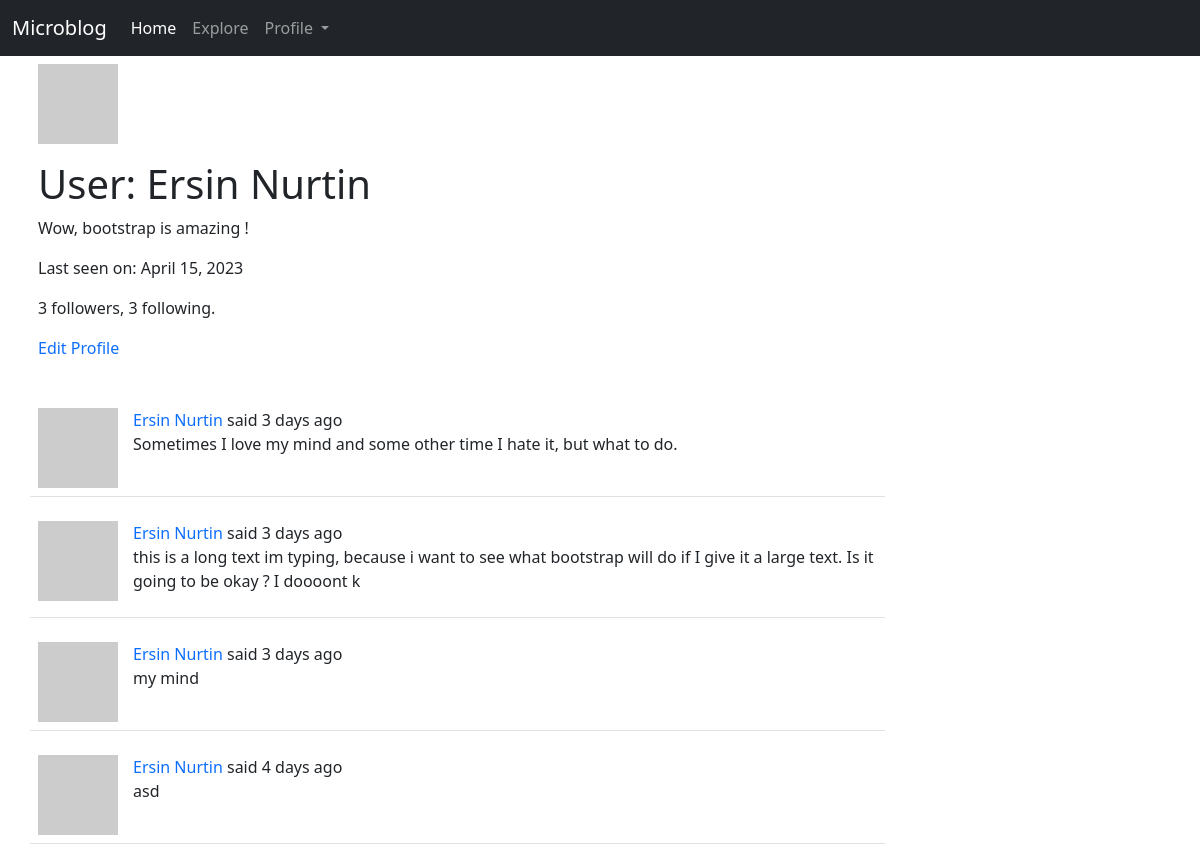
The page /user/Ersin Nurtin (signed in, upper part) on the database as committed earlier.
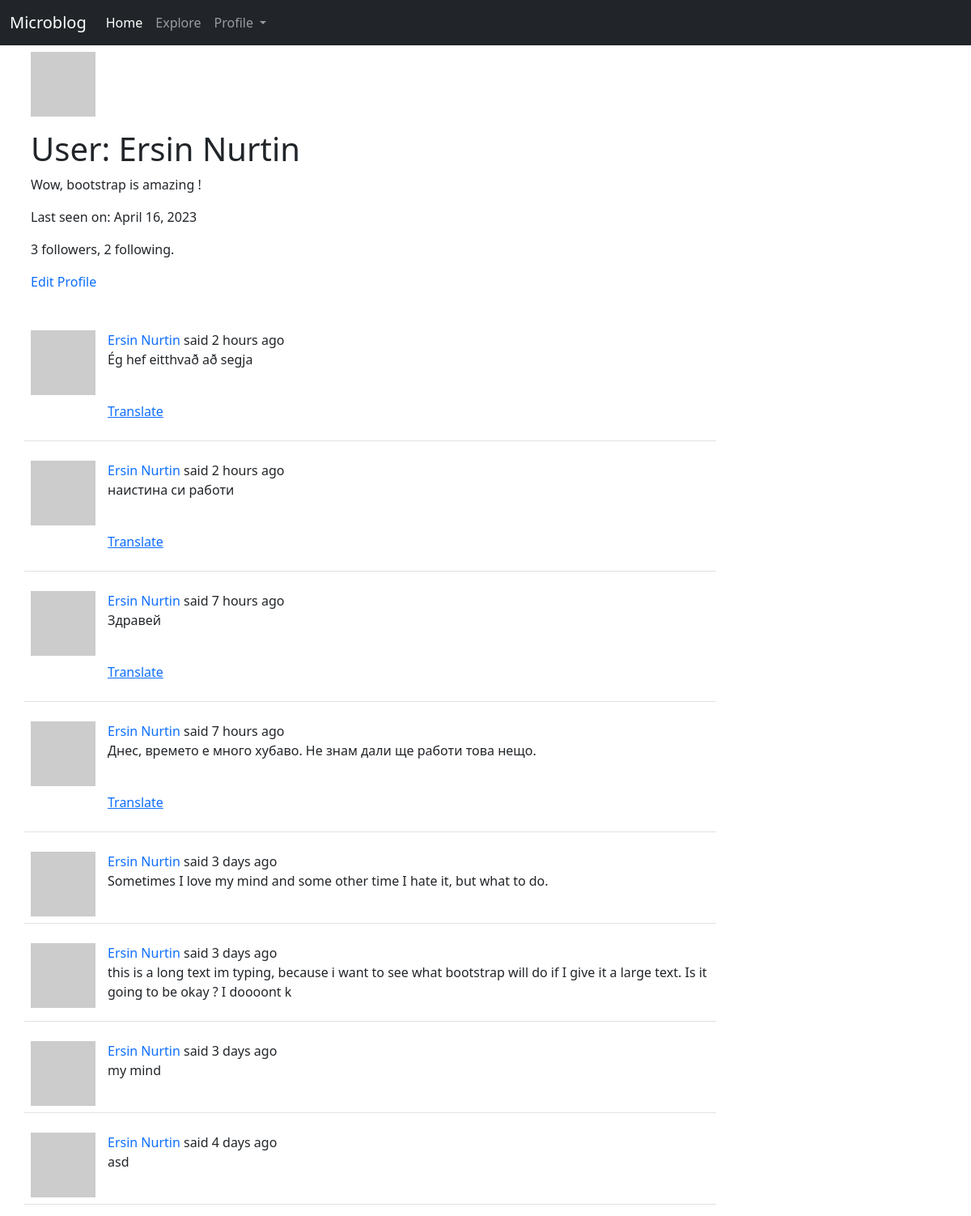
The same page on the database as committed later.
### app/models.py (models this page shows, shortened)
class User(UserMixin, db.Model):
	id = db.Column(db.Integer, primary_key=True)
	username = db.Column(db.String(64), index=True, unique=True)
	email = db.Column(db.String(120), index=True, unique=True)
	password_hash = db.Column(db.String(128))
	about_me = db.Column(db.String(140))
	last_seen = db.Column(db.DateTime, default=datetime.utcnow())
	posts = db.relationship('Post', backref='author', lazy='dynamic')
	followed = db.relationship(
		'User', secondary=followers,
		primaryjoin=(followers.c.follower_id == id),
		secondaryjoin=(followers.c.followed_id == id),
		backref=db.backref('followers', lazy='dynamic'), lazy='dynamic')
	def avatar(self, size):
		digest = md5(self.email.lower().encode('utf-8')).hexdigest()
		return f"https://www.gravatar.com/avatar/{digest}?d=identicon&s={size}"

class Post(db.Model):
	id = db.Column(db.Integer, primary_key=True)
	body = db.Column(db.String(140))
	timestamp = db.Column(db.DateTime, index=True, default=datetime.utcnow)
	user_id = db.Column(db.Integer, db.ForeignKey('user.id'))
	language = db.Column(db.String(5))

### app/routes.py (the view)
@app.route('/user/<username>')
@login_required
def user(username):
	user_ = User.query.filter_by(username=username).first_or_404()
	form = EmptyForm()
	page = request.args.get('page', 1, type=int)
	posts = user_.posts.order_by(Post.timestamp.desc()).paginate(
		page=page, per_page=app.config['POSTS_PER_PAGE'], error_out=False)
	next_url = url_for('user', username=user_.username, page=posts.next_num) if posts.has_next else '#'
	prev_url = url_for('user', username=user_.username, page=posts.prev_num) if posts.has_prev else '#'
	return render_template('user.html', user=user_, posts=posts.items, form=form, next_url=next_url, prev_url=prev_url)

### app/__init__.py (called while the page is built)
def get_locale():
	user = getattr(g, 'user', None)
	if user is not None:
		return user.locale
	return request.accept_languages.best_match(app.config['LANGUAGES'])

### app/models.py (called while the page is built)
@login.user_loader
def load_user(user_id):
	return User.query.get(int(user_id))

### app/routes.py (called while the page is built)
@app.before_request
def before_request():
	if current_user.is_authenticated:
		current_user.last_seen = datetime.utcnow()
		db.session.commit()

@app.before_request
def before_request():
	g.locale = str(get_locale())

### app/templates/user.html (shortened to what this page needs)
{% extends "layout.html" %}
{% block content %}
<div class="container">
    <table class="table table-borderless">
        <tr class="row">
            <td>
                <img src="{{ user.avatar(128) }}" alt="user image"/>
            </td>
            <td>
                <h1>{{ _('User') }}: {{ user.username }}</h1>
                {% if user.about_me %}<p>{{ user.about_me }}</p>{% endif %}
                {% if user.last_seen %}<p>{{ _('Last seen on') }}: {{ moment(user.last_seen).format('LL') }}</p>{% endif %}
                <p>{{ user.followers.count() }} {{ _('followers') }}, {{ user.followed.count() }} {{ _('following') }}.</p>
                {% if user == current_user %}
                <p><a style="text-decoration: none" href="{{ url_for('edit_profile') }}">{{ _('Edit Profile') }}</a></p>
                {% else %}
                <p>
                    <form action="{{ url_for('unfollow', username=user.username) }}" method="post">
                        {{ form.hidden_tag() }}
                        {{ form.submit(class_='btn btn-secondary', value='Unfollow') }}
                    </form>
                {% endif %}
            </td>
        </tr>
    </table>
</div>
    {% for post in posts %}
        {% include '_post.html' %}
    {% endfor %}
{% endblock content %}

### app/templates/layout.html (shortened to what this page needs)
<!DOCTYPE html>
<html lang="en">
  <head>
      <link href="https://cdn.jsdelivr.net/npm/bootstrap@5.1.3/dist/css/bootstrap.min.css" rel="stylesheet">
  </head>
  <body>
    <nav class="navbar navbar-expand-lg navbar-dark bg-dark">
      <div class="container-fluid">
        <a class="navbar-brand" href="{{ url_for('index') }}">Microblog</a>
        <div class="collapse navbar-collapse" id="navbarSupportedContent">
          <ul class="navbar-nav me-auto mb-2 mb-lg-0">
            <li class="nav-item">
              <a class="nav-link active" aria-current="page" href="{{ url_for('index') }}">{{ _('Home') }}</a>
            </li>
            {% if current_user.is_anonymous %}
            <li class="nav-item">
              <a class="nav-link" href="{{ url_for('explore') }}">{{ _('Explore') }}</a>
            </li>
            <li class="nav-item">
              <a class="nav-link" href="{{ url_for('login') }}">{{ _('Login') }}Login</a>
            </li>
            {% else %}
            <li class="nav-item">
              <a class="nav-link" href="{{ url_for('explore') }}">{{ _('Explore') }}</a>
            </li>
            <li class="nav-item dropdown">
              <a class="nav-link dropdown-toggle" href="{{ url_for('user', username=current_user.username) }}" id="navbarDropdown" role="button" data-bs-toggle="dropdown" aria-expanded="false">
                {{ _('Profile') }}
              </a>
            </li>
            {% endif %}
          </ul>
        </div>
      </div>
    </nav>
    {% block content %} {% endblock content %}
  </body>
</html>

### app/templates/_post.html (shortened to what this page needs)
<div class="container">
    <table class="table table-hover">
      <tr class="row">
        <td class="col-1"><a href="{{ url_for('user', username=post.author.username) }}"><img src=" {{ post.author.avatar(70) }}" alt="user image"/></a>
        <td class="col-8">
          {{ _('%(username)s said %(when)s', username=user_link, when=moment(post.timestamp).fromNow()) }}
          <br>
          <p class="text-body"><span id="post{{ post.id }}">{{ post.body }}</span></p>
          {% if post.language and post.language != g.locale %}
            <br>
                <p><span id="translation{{ post.id }}">
                    <a href="javascript:translate(
                                '#post{{ post.id }}',
                                '#translation{{ post.id }}',
                                '{{ post.language }}',
                                '{{ g.locale }}');">{{ _('Translate') }}</a>
                </span></p>
          {% endif %}
        </td>
      </tr>
    </table>
</div>

Rows that differ between the two databases and show on the page:
changed User "Ersin Nurtin": last_seen "April 15, 2023" → "April 16, 2023"
added Post: body "Ég hef eitthvað að segja"
added Post: body "наистина си работи"
added Post: body "Здравей"
added Post: body "Днес, времето е много хубаво. Не знам дали ще работи това нещо."
Other text that changed with them:
{{ user.followed.count() }}: "3" → "2"
